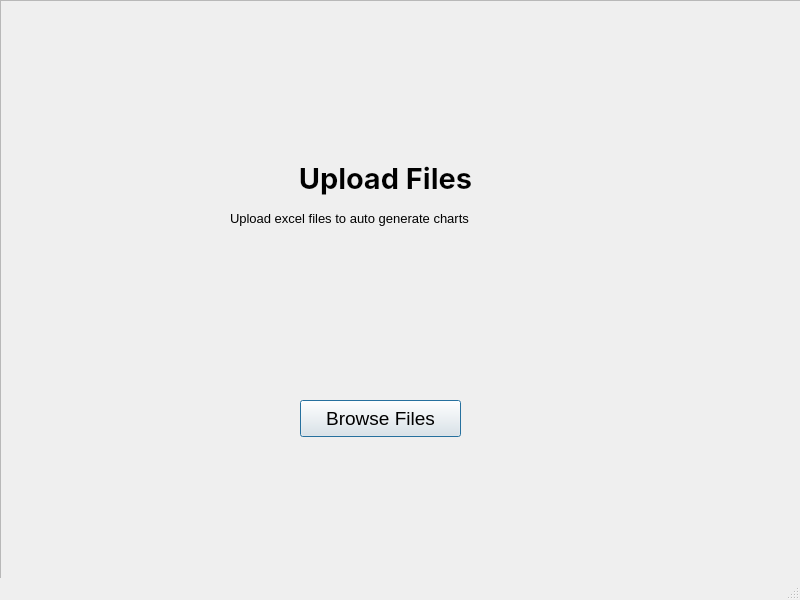
<?xml version="1.0" encoding="UTF-8"?>
<ui version="4.0">
 <class>MainWindow</class>
 <widget class="QMainWindow" name="MainWindow">
  <property name="geometry">
   <rect>
    <x>0</x>
    <y>0</y>
    <width>800</width>
    <height>600</height>
   </rect>
  </property>
  <property name="windowTitle">
   <string>Chart automate CNC</string>
  </property>
  <property name="autoFillBackground">
   <bool>false</bool>
  </property>
  <property name="dockNestingEnabled">
   <bool>false</bool>
  </property>
  <property name="unifiedTitleAndToolBarOnMac">
   <bool>false</bool>
  </property>
  <widget class="QWidget" name="centralwidget">
   <widget class="QFrame" name="frame">
    <property name="geometry">
     <rect>
      <x>0</x>
      <y>0</y>
      <width>801</width>
      <height>581</height>
     </rect>
    </property>
    <property name="font">
     <font>
      <pointsize>20</pointsize>
      <weight>50</weight>
      <bold>false</bold>
     </font>
    </property>
    <property name="autoFillBackground">
     <bool>true</bool>
    </property>
    <property name="frameShape">
     <enum>QFrame::StyledPanel</enum>
    </property>
    <property name="frameShadow">
     <enum>QFrame::Raised</enum>
    </property>
    <property name="lineWidth">
     <number>10</number>
    </property>
    <property name="midLineWidth">
     <number>0</number>
    </property>
    <widget class="QPushButton" name="submitBtn">
     <property name="geometry">
      <rect>
       <x>300</x>
       <y>400</y>
       <width>161</width>
       <height>37</height>
      </rect>
     </property>
     <property name="font">
      <font>
       <pointsize>14</pointsize>
      </font>
     </property>
     <property name="autoFillBackground">
      <bool>false</bool>
     </property>
     <property name="text">
      <string>Browse Files</string>
     </property>
     <property name="default">
      <bool>true</bool>
     </property>
     <property name="flat">
      <bool>false</bool>
     </property>
    </widget>
    <widget class="QWidget" name="">
     <property name="geometry">
      <rect>
       <x>230</x>
       <y>160</y>
       <width>311</width>
       <height>74</height>
      </rect>
     </property>
     <layout class="QVBoxLayout" name="verticalLayout">
      <item>
       <widget class="QLabel" name="title">
        <property name="font">
         <font>
          <family>SF Pro Display</family>
          <pointsize>22</pointsize>
          <weight>75</weight>
          <bold>true</bold>
          <strikeout>false</strikeout>
          <kerning>false</kerning>
         </font>
        </property>
        <property name="mouseTracking">
         <bool>false</bool>
        </property>
        <property name="frameShape">
         <enum>QFrame::NoFrame</enum>
        </property>
        <property name="text">
         <string>Upload Files</string>
        </property>
        <property name="alignment">
         <set>Qt::AlignCenter</set>
        </property>
       </widget>
      </item>
      <item>
       <widget class="QLabel" name="heading">
        <property name="font">
         <font>
          <pointsize>10</pointsize>
         </font>
        </property>
        <property name="text">
         <string>Upload excel files to auto generate charts</string>
        </property>
       </widget>
      </item>
     </layout>
    </widget>
    <widget class="QLabel" name="icon">
     <property name="geometry">
      <rect>
       <x>350</x>
       <y>300</y>
       <width>64</width>
       <height>64</height>
      </rect>
     </property>
     <property name="text">
      <string/>
     </property>
     <property name="pixmap">
      <pixmap>asset/upload.png</pixmap>
     </property>
     <property name="alignment">
      <set>Qt::AlignCenter</set>
     </property>
    </widget>
   </widget>
  </widget>
  <widget class="QMenuBar" name="menubar">
   <property name="geometry">
    <rect>
     <x>0</x>
     <y>0</y>
     <width>800</width>
     <height>26</height>
    </rect>
   </property>
  </widget>
  <widget class="QStatusBar" name="statusbar"/>
 </widget>
 <resources/>
 <connections/>
</ui>
